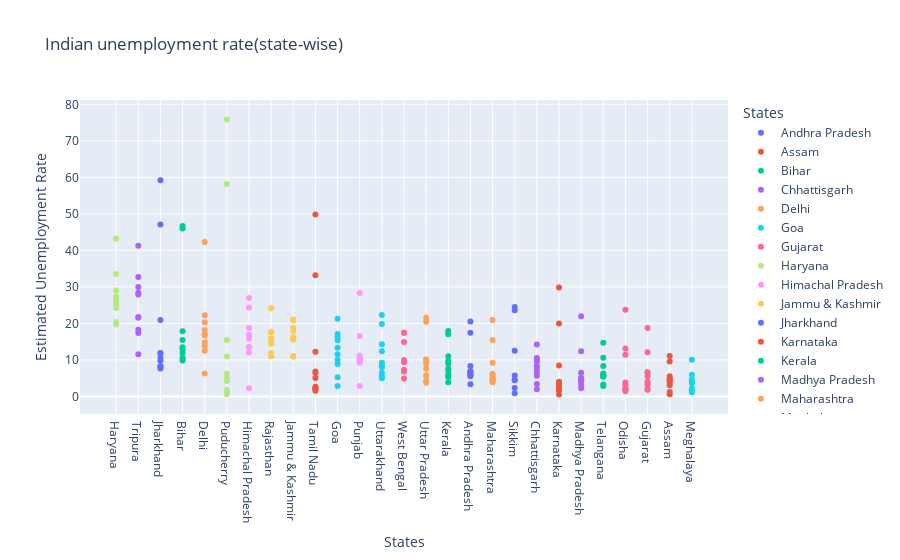

Notebook cell for this chart:
### Code cell
fg=px.scatter(df,x='States',y='Estimated Unemployment Rate',title='Indian unemployment rate(state-wise)',template='plotly',color='States')
fg.update_layout(xaxis={'categoryorder':'total descending'})
fg.show()

### Figure 1 — Plotly figure (JSON) as saved in the notebook; plotly's stock layout.template omitted (floating-point values rounded to 4 significant figures)
{"data": [{"hovertemplate": "States=%{x}<br>Estimated Unemployment Rate=%{y}<extra></extra>", "legendgroup": "Andhra Pradesh", "marker": {"color": "#636efa", "symbol": "circle"}, "mode": "markers", "name": "Andhra Pradesh", "orientation": "v", "showlegend": true, "type": "scatter", "x": ["Andhra Pradesh", "Andhra Pradesh", "Andhra Pradesh", "Andhra Pradesh", "Andhra Pradesh", "Andhra Pradesh", "Andhra Pradesh", "Andhra Pradesh", "Andhra Pradesh", "Andhra Pradesh"], "xaxis": "x", "y": [5.48, 5.83, 5.79, 20.51, 17.43, 3.31, 8.34, 6.96, 6.4, 6.59], "yaxis": "y"}, {"hovertemplate": "States=%{x}<br>Estimated Unemployment Rate=%{y}<extra></extra>", "legendgroup": "Assam", "marker": {"color": "#EF553B", "symbol": "circle"}, "mode": "markers", "name": "Assam", "orientation": "v", "showlegend": true, "type": "scatter", "x": ["Assam", "Assam", "Assam", "Assam", "Assam", "Assam", "Assam", "Assam", "Assam", "Assam"], "xaxis": "x", "y": [4.66, 4.41, 4.77, 11.06, 9.55, 0.6, 3.77, 5.53, 1.19, 3.02], "yaxis": "y"}, {"hovertemplate": "States=%{x}<br>Estimated Unemployment Rate=%{y}<extra></extra>", "legendgroup": "Bihar", "marker": {"color": "#00cc96", "symbol": "circle"}, "mode": "markers", "name": "Bihar", "orientation": "v", "showlegend": true, "type": "scatter", "x": ["Bihar", "Bihar", "Bihar", "Bihar", "Bihar", "Bihar", "Bihar", "Bihar", "Bihar", "Bihar"], "xaxis": "x", "y": [10.61, 10.29, 15.43, 46.64, 45.96, 17.82, 12.79, 13.44, 11.91, 9.82], "yaxis": "y"}, {"hovertemplate": "States=%{x}<br>Estimated Unemployment Rate=%{y}<extra></extra>", "legendgroup": "Chhattisgarh", "marker": {"color": "#ab63fa", "symbol": "circle"}, "mode": "markers", "name": "Chhattisgarh", "orientation": "v", "showlegend": true, "type": "scatter", "x": ["Chhattisgarh", "Chhattisgarh", "Chhattisgarh", "Chhattisgarh", "Chhattisgarh", "Chhattisgarh", "Chhattisgarh", "Chhattisgarh", "Chhattisgarh", "Chhattisgarh"], "xaxis": "x", "y": [9.65, 8.38, 7.54, 3.41, 10.5, 14.23, 10.27, 5.63, 1.96, 6.62], "yaxis": "y"}, {"hovertemplate": "States=%{x}<br>Estimated Unemployment Rate=%{y}<extra></extra>", "legendgroup": "Delhi", "marker": {"color": "#FFA15A", "symbol": "circle"}, "mode": "markers", "name": "Delhi", "orientation": "v", "showlegend": true, "type": "scatter", "x": ["Delhi", "Delhi", "Delhi", "Delhi", "Delhi", "Delhi", "Delhi", "Delhi", "Delhi", "Delhi"], "xaxis": "x", "y": [22.23, 14.84, 17.04, 16.68, 42.27, 18.19, 20.3, 13.79, 12.53, 6.27], "yaxis": "y"}, {"hovertemplate": "States=%{x}<br>Estimated Unemployment Rate=%{y}<extra></extra>", "legendgroup": "Goa", "marker": {"color": "#19d3f3", "symbol": "circle"}, "mode": "markers", "name": "Goa", "orientation": "v", "showlegend": true, "type": "scatter", "x": ["Goa", "Goa", "Goa", "Goa", "Goa", "Goa", "Goa", "Goa", "Goa", "Goa"], "xaxis": "x", "y": [8.89, 2.81, 5.25, 13.31, 21.25, 9.96, 17.07, 16.21, 15.38, 11.54], "yaxis": "y"}, {"hovertemplate": "States=%{x}<br>Estimated Unemployment Rate=%{y}<extra></extra>", "legendgroup": "Gujarat", "marker": {"color": "#FF6692", "symbol": "circle"}, "mode": "markers", "name": "Gujarat", "orientation": "v", "showlegend": true, "type": "scatter", "x": ["Gujarat", "Gujarat", "Gujarat", "Gujarat", "Gujarat", "Gujarat", "Gujarat", "Gujarat", "Gujarat", "Gujarat"], "xaxis": "x", "y": [5.54, 6.38, 6.66, 18.71, 12.11, 3.2, 1.84, 1.87, 3.42, 4.03], "yaxis": "y"}, {"hovertemplate": "States=%{x}<br>Estimated Unemployment Rate=%{y}<extra></extra>", "legendgroup": "Haryana", "marker": {"color": "#B6E880", "symbol": "circle"}, "mode": "markers", "name": "Haryana", "orientation": "v", "showlegend": true, "type": "scatter", "x": ["Haryana", "Haryana", "Haryana", "Haryana", "Haryana", "Haryana", "Haryana", "Haryana", "Haryana", "Haryana"], "xaxis": "x", "y": [20.34, 25.77, 25.05, 43.22, 29.02, 26.7, 24.18, 33.5, 19.68, 27.31], "yaxis": "y"}, {"hovertemplate": "States=%{x}<br>Estimated Unemployment Rate=%{y}<extra></extra>", "legendgroup": "Himachal Pradesh", "marker": {"color": "#FF97FF", "symbol": "circle"}, "mode": "markers", "name": "Himachal Pradesh", "orientation": "v", "showlegend": true, "type": "scatter", "x": ["Himachal Pradesh", "Himachal Pradesh", "Himachal Pradesh", "Himachal Pradesh", "Himachal Pradesh", "Himachal Pradesh", "Himachal Pradesh", "Himachal Pradesh", "Himachal Pradesh", "Himachal Pradesh"], "xaxis": "x", "y": [16.83, 16.84, 18.76, 2.2, 26.95, 13.47, 24.31, 15.79, 12.04, 13.46], "yaxis": "y"}, {"hovertemplate": "States=%{x}<br>Estimated Unemployment Rate=%{y}<extra></extra>", "legendgroup": "Jammu & Kashmir", "marker": {"color": "#FECB52", "symbol": "circle"}, "mode": "markers", "name": "Jammu & Kashmir", "orientation": "v", "showlegend": true, "type": "scatter", "x": ["Jammu & Kashmir", "Jammu & Kashmir", "Jammu & Kashmir", "Jammu & Kashmir", "Jammu & Kashmir", "Jammu & Kashmir", "Jammu & Kashmir", "Jammu & Kashmir", "Jammu & Kashmir"], "xaxis": "x", "y": [21.08, 20.78, 15.5, 18.74, 17.92, 10.88, 11.09, 16.17, 16.14], "yaxis": "y"}, {"hovertemplate": "States=%{x}<br>Estimated Unemployment Rate=%{y}<extra></extra>", "legendgroup": "Jharkhand", "marker": {"color": "#636efa", "symbol": "circle"}, "mode": "markers", "name": "Jharkhand", "orientation": "v", "showlegend": true, "type": "scatter", "x": ["Jharkhand", "Jharkhand", "Jharkhand", "Jharkhand", "Jharkhand", "Jharkhand", "Jharkhand", "Jharkhand", "Jharkhand", "Jharkhand"], "xaxis": "x", "y": [10.61, 11.85, 8.23, 47.09, 59.23, 20.95, 7.63, 9.76, 8.24, 11.8], "yaxis": "y"}, {"hovertemplate": "States=%{x}<br>Estimated Unemployment Rate=%{y}<extra></extra>", "legendgroup": "Karnataka", "marker": {"color": "#EF553B", "symbol": "circle"}, "mode": "markers", "name": "Karnataka", "orientation": "v", "showlegend": true, "type": "scatter", "x": ["Karnataka", "Karnataka", "Karnataka", "Karnataka", "Karnataka", "Karnataka", "Karnataka", "Karnataka", "Karnataka", "Karnataka"], "xaxis": "x", "y": [2.86, 3.61, 3.46, 29.84, 19.97, 8.44, 4.01, 0.5, 2.41, 1.58], "yaxis": "y"}, {"hovertemplate": "States=%{x}<br>Estimated Unemployment Rate=%{y}<extra></extra>", "legendgroup": "Kerala", "marker": {"color": "#00cc96", "symbol": "circle"}, "mode": "markers", "name": "Kerala", "orientation": "v", "showlegend": true, "type": "scatter", "x": ["Kerala", "Kerala", "Kerala", "Kerala", "Kerala", "Kerala", "Kerala", "Kerala", "Kerala", "Kerala"], "xaxis": "x", "y": [5.31, 7.6, 8.99, 16.99, 17.88, 9.71, 7.09, 10.98, 5.91, 3.88], "yaxis": "y"}, {"hovertemplate": "States=%{x}<br>Estimated Unemployment Rate=%{y}<extra></extra>", "legendgroup": "Madhya Pradesh", "marker": {"color": "#ab63fa", "symbol": "circle"}, "mode": "markers", "name": "Madhya Pradesh", "orientation": "v", "showlegend": true, "type": "scatter", "x": ["Madhya Pradesh", "Madhya Pradesh", "Madhya Pradesh", "Madhya Pradesh", "Madhya Pradesh", "Madhya Pradesh", "Madhya Pradesh", "Madhya Pradesh", "Madhya Pradesh", "Madhya Pradesh"], "xaxis": "x", "y": [4.11, 4.57, 2.22, 12.36, 21.98, 6.48, 5.08, 4.7, 3.91, 3.13], "yaxis": "y"}, {"hovertemplate": "States=%{x}<br>Estimated Unemployment Rate=%{y}<extra></extra>", "legendgroup": "Maharashtra", "marker": {"color": "#FFA15A", "symbol": "circle"}, "mode": "markers", "name": "Maharashtra", "orientation": "v", "showlegend": true, "type": "scatter", "x": ["Maharashtra", "Maharashtra", "Maharashtra", "Maharashtra", "Maharashtra", "Maharashtra", "Maharashtra", "Maharashtra", "Maharashtra", "Maharashtra"], "xaxis": "x", "y": [4.95, 4.69, 5.79, 20.9, 15.46, 9.23, 3.89, 6.23, 4.55, 4.1], "yaxis": "y"}, {"hovertemplate": "States=%{x}<br>Estimated Unemployment Rate=%{y}<extra></extra>", "legendgroup": "Meghalaya", "marker": {"color": "#19d3f3", "symbol": "circle"}, "mode": "markers", "name": "Meghalaya", "orientation": "v", "showlegend": true, "type": "scatter", "x": ["Meghalaya", "Meghalaya", "Meghalaya", "Meghalaya", "Meghalaya", "Meghalaya", "Meghalaya", "Meghalaya", "Meghalaya", "Meghalaya"], "xaxis": "x", "y": [1.66, 3.59, 1.58, 10.03, 5.92, 1.15, 2.1, 3.74, 4.29, 4.6], "yaxis": "y"}, {"hovertemplate": "States=%{x}<br>Estimated Unemployment Rate=%{y}<extra></extra>", "legendgroup": "Odisha", "marker": {"color": "#FF6692", "symbol": "circle"}, "mode": "markers", "name": "Odisha", "orientation": "v", "showlegend": true, "type": "scatter", "x": ["Odisha", "Odisha", "Odisha", "Odisha", "Odisha", "Odisha", "Odisha", "Odisha", "Odisha", "Odisha"], "xaxis": "x", "y": [1.9, 3.12, 13.08, 23.76, 11.41, 3.77, 1.88, 1.42, 2.1, 2.18], "yaxis": "y"}, {"hovertemplate": "States=%{x}<br>Estimated Unemployment Rate=%{y}<extra></extra>", "legendgroup": "Puducherry", "marker": {"color": "#B6E880", "symbol": "circle"}, "mode": "markers", "name": "Puducherry", "orientation": "v", "showlegend": true, "type": "scatter", "x": ["Puducherry", "Puducherry", "Puducherry", "Puducherry", "Puducherry", "Puducherry", "Puducherry", "Puducherry", "Puducherry", "Puducherry"], "xaxis": "x", "y": [0.58, 1.76, 1.2, 75.85, 58.19, 4.24, 15.47, 5.05, 10.9, 6.18], "yaxis": "y"}, {"hovertemplate": "States=%{x}<br>Estimated Unemployment Rate=%{y}<extra></extra>", "legendgroup": "Punjab", "marker": {"color": "#FF97FF", "symbol": "circle"}, "mode": "markers", "name": "Punjab", "orientation": "v", "showlegend": true, "type": "scatter", "x": ["Punjab", "Punjab", "Punjab", "Punjab", "Punjab", "Punjab", "Punjab", "Punjab", "Punjab", "Punjab"], "xaxis": "x", "y": [11.11, 10.97, 10.32, 2.86, 28.33, 16.55, 9.19, 10.99, 9.61, 9.88], "yaxis": "y"}, {"hovertemplate": "States=%{x}<br>Estimated Unemployment Rate=%{y}<extra></extra>", "legendgroup": "Rajasthan", "marker": {"color": "#FECB52", "symbol": "circle"}, "mode": "markers", "name": "Rajasthan", "orientation": "v", "showlegend": true, "type": "scatter", "x": ["Rajasthan", "Rajasthan", "Rajasthan", "Rajasthan", "Rajasthan", "Rajasthan", "Rajasthan", "Rajasthan", "Rajasthan", "Rajasthan"], "xaxis": "x", "y": [10.97, 15.16, 11.9, 17.7, 15.74, 14.39, 15.81, 17.51, 15.35, 24.15], "yaxis": "y"}, {"hovertemplate": "States=%{x}<br>Estimated Unemployment Rate=%{y}<extra></extra>", "legendgroup": "Sikkim", "marker": {"color": "#636efa", "symbol": "circle"}, "mode": "markers", "name": "Sikkim", "orientation": "v", "showlegend": true, "type": "scatter", "x": ["Sikkim", "Sikkim", "Sikkim", "Sikkim", "Sikkim", "Sikkim", "Sikkim", "Sikkim"], "xaxis": "x", "y": [23.57, 2.28, 24.51, 4.46, 4.45, 12.49, 5.7, 0.88], "yaxis": "y"}, {"hovertemplate": "States=%{x}<br>Estimated Unemployment Rate=%{y}<extra></extra>", "legendgroup": "Tamil Nadu", "marker": {"color": "#EF553B", "symbol": "circle"}, "mode": "markers", "name": "Tamil Nadu", "orientation": "v", "showlegend": true, "type": "scatter", "x": ["Tamil Nadu", "Tamil Nadu", "Tamil Nadu", "Tamil Nadu", "Tamil Nadu", "Tamil Nadu", "Tamil Nadu", "Tamil Nadu", "Tamil Nadu", "Tamil Nadu"], "xaxis": "x", "y": [1.57, 2.09, 6.4, 49.83, 33.16, 12.2, 6.81, 2.65, 5, 2.16], "yaxis": "y"}, {"hovertemplate": "States=%{x}<br>Estimated Unemployment Rate=%{y}<extra></extra>", "legendgroup": "Telangana", "marker": {"color": "#00cc96", "symbol": "circle"}, "mode": "markers", "name": "Telangana", "orientation": "v", "showlegend": true, "type": "scatter", "x": ["Telangana", "Telangana", "Telangana", "Telangana", "Telangana", "Telangana", "Telangana", "Telangana", "Telangana", "Telangana"], "xaxis": "x", "y": [5.49, 8.29, 5.77, 6.25, 14.7, 10.55, 5.36, 5.79, 3.27, 2.86], "yaxis": "y"}, {"hovertemplate": "States=%{x}<br>Estimated Unemployment Rate=%{y}<extra></extra>", "legendgroup": "Tripura", "marker": {"color": "#ab63fa", "symbol": "circle"}, "mode": "markers", "name": "Tripura", "orientation": "v", "showlegend": true, "type": "scatter", "x": ["Tripura", "Tripura", "Tripura", "Tripura", "Tripura", "Tripura", "Tripura", "Tripura", "Tripura", "Tripura"], "xaxis": "x", "y": [32.67, 28.4, 29.95, 41.23, 21.51, 21.71, 18.24, 27.92, 17.35, 11.57], "yaxis": "y"}, {"hovertemplate": "States=%{x}<br>Estimated Unemployment Rate=%{y}<extra></extra>", "legendgroup": "Uttar Pradesh", "marker": {"color": "#FFA15A", "symbol": "circle"}, "mode": "markers", "name": "Uttar Pradesh", "orientation": "v", "showlegend": true, "type": "scatter", "x": ["Uttar Pradesh", "Uttar Pradesh", "Uttar Pradesh", "Uttar Pradesh", "Uttar Pradesh", "Uttar Pradesh", "Uttar Pradesh", "Uttar Pradesh", "Uttar Pradesh", "Uttar Pradesh"], "xaxis": "x", "y": [7.58, 8.98, 10.11, 21.54, 20.41, 9.47, 5.56, 5.79, 4.18, 3.75], "yaxis": "y"}, {"hovertemplate": "States=%{x}<br>Estimated Unemployment Rate=%{y}<extra></extra>", "legendgroup": "Uttarakhand", "marker": {"color": "#19d3f3", "symbol": "circle"}, "mode": "markers", "name": "Uttarakhand", "orientation": "v", "showlegend": true, "type": "scatter", "x": ["Uttarakhand", "Uttarakhand", "Uttarakhand", "Uttarakhand", "Uttarakhand", "Uttarakhand", "Uttarakhand", "Uttarakhand", "Uttarakhand", "Uttarakhand"], "xaxis": "x", "y": [5.49, 4.99, 19.85, 6.48, 8.01, 8.61, 12.38, 14.26, 22.26, 9.23], "yaxis": "y"}, {"hovertemplate": "States=%{x}<br>Estimated Unemployment Rate=%{y}<extra></extra>", "legendgroup": "West Bengal", "marker": {"color": "#FF6692", "symbol": "circle"}, "mode": "markers", "name": "West Bengal", "orientation": "v", "showlegend": true, "type": "scatter", "x": ["West Bengal", "West Bengal", "West Bengal", "West Bengal", "West Bengal", "West Bengal", "West Bengal", "West Bengal", "West Bengal", "West Bengal"], "xaxis": "x", "y": [6.94, 4.92, 6.92, 17.41, 17.41, 7.29, 6.83, 14.87, 9.35, 9.98], "yaxis": "y"}], "layout": {"legend": {"title": {"text": "States"}, "tracegroupgap": 0}, "title": {"text": "Indian unemployment rate(state-wise)"}, "xaxis": {"anchor": "y", "categoryarray": ["Andhra Pradesh", "Assam", "Bihar", "Chhattisgarh", "Delhi", "Goa", "Gujarat", "Haryana", "Himachal Pradesh", "Jammu & Kashmir", "Jharkhand", "Karnataka", "Kerala", "Madhya Pradesh", "Maharashtra", "Meghalaya", "Odisha", "Puducherry", "Punjab", "Rajasthan", "Sikkim", "Tamil Nadu", "Telangana", "Tripura", "Uttar Pradesh", "Uttarakhand", "West Bengal"], "categoryorder": "total descending", "domain": [0, 1], "title": {"text": "States"}}, "yaxis": {"anchor": "x", "domain": [0, 1], "title": {"text": "Estimated Unemployment Rate"}}}}
